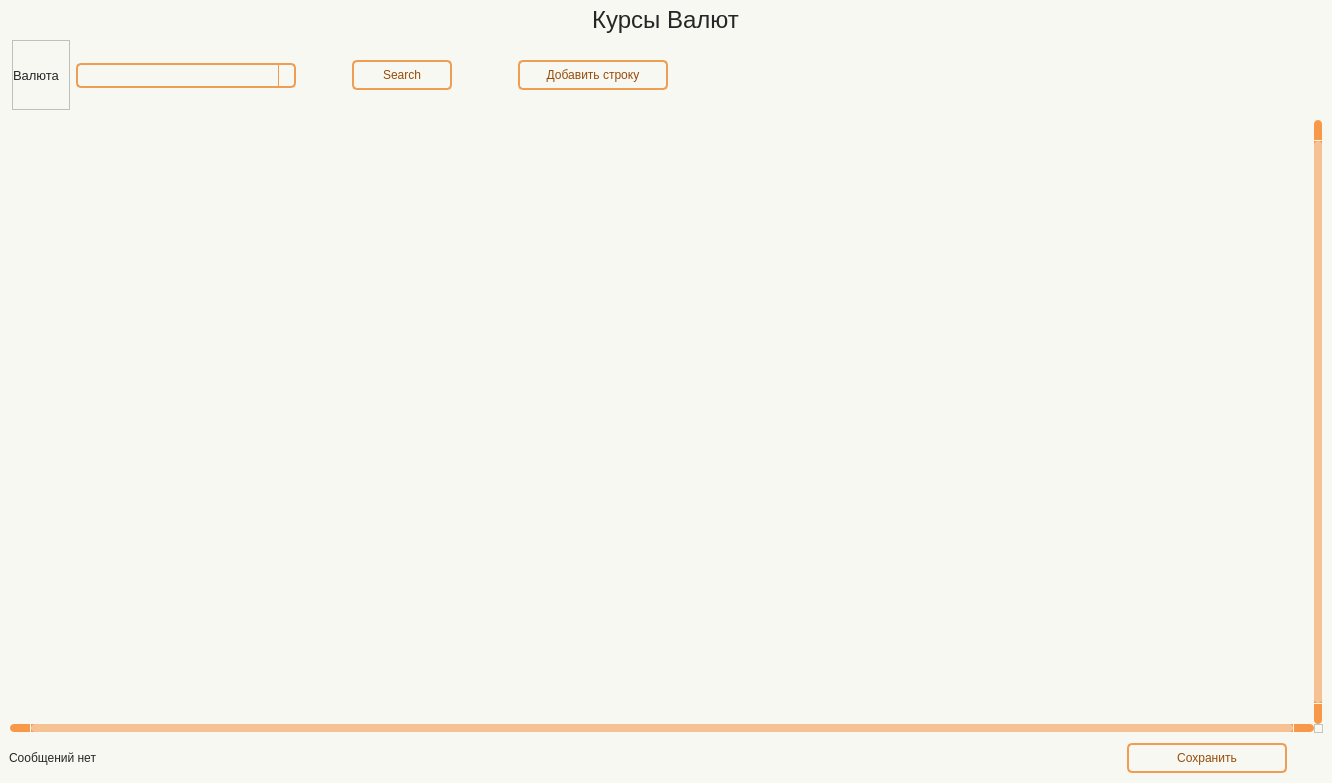
<?xml version="1.0" encoding="UTF-8"?>
<ui version="4.0">
 <class>Form</class>
 <widget class="QWidget" name="Form">
  <property name="geometry">
   <rect>
    <x>0</x>
    <y>0</y>
    <width>1332</width>
    <height>783</height>
   </rect>
  </property>
  <property name="minimumSize">
   <size>
    <width>930</width>
    <height>650</height>
   </size>
  </property>
  <property name="windowTitle">
   <string>Form</string>
  </property>
  <property name="styleSheet">
   <string notr="true">Form.QWidget{border: 2px solid #f28223;}

QWidget{
	background-color: #f8f8f2;
}

#Title_label.QLabel {
color: #262626;
font: 18pt &quot;Tahoma&quot;;
}

QLabel {
color: #262626;
font: 10pt &quot;Tahoma&quot;;
}

QPushButton {
	border: 2px solid #f09d54;
	border-radius: 5px;
	background-color: #f8f8f2;
	color: #964b09;
	font: 10pt &quot;Tahoma&quot;;
}

QPushButton:hover {
	background-color: #f28223;
	color: #ffffff;
}

QPushButton:pressed {
	background-color: #f28223;
	border: 2px solid #f28223;
	color: #ffffff;
}


QTableWidget {	
	background-color: #f8f8f2;
	padding: 10px;
	border-radius: 5px;
	gridline-color: #f8994a;
    outline: none;
	color: #262626;
}
QTableWidget::item{
	border-color: #f8994a;
	padding-left: 5px;
	padding-right: 5px;
	gridline-color: #f8994a;
	color: #262626;
	padding: 1px;
    font: 7pt &quot;Tahoma&quot;; 
}
QTableWidget::item:selected{
	background-color: #f28223;
    color: #ffffff;
}
QTableWidget::item:editable {
	background-color: #fff5cc;
	border: #ffffff;
}
QTableWidget::item:focus {
	background-color: #f28223;
	border: 2px solid #ffffff;
}
QHeaderView::section{
	background-color: #f8f8f2;
	border: none;
	border-style: none;
}
QTableWidget::horizontalHeader {	
	background-color: #f8994a;
	font: 10pt &quot;Tahoma&quot;;
}
QHeaderView::section:horizontal {
    border: 1px solid #f8994a;
	background-color: #ffd4af;
	padding: 3px;
	border-top-left-radius: 7px;
    border-top-right-radius: 7px;
    color: #262626;
}
QHeaderView::section:vertical {
    border: 1px solid #f8994a;
	color: #262626;
}

QLineEdit {
	background-color: #f8f8f2;
	border-radius: 5px;
	border: 2px solid #f09d54;
	padding-left: 10px;
	selection-color: rgb(255, 255, 255);
	selection-background-color: #f28223;
    color: #262626;
}
QLineEdit:hover {
	border: 2px solid #f28223;
}
QLineEdit:focus {
	border: 2px solid #f28223;
}

/* Стили для множественного выбора */
QListWidget {
    background-color: #f8f8f2;
    border: 2px solid #f09d54;
    border-radius: 5px;
    color: #262626;
    font: 10pt &quot;Tahoma&quot;;
}

QListWidget::item {
    padding: 5px;
    border-bottom: 1px solid #f8994a;
}

QListWidget::item:selected {
    background-color: #f28223;
    color: #ffffff;
}

QListWidget::item:hover {
    background-color: #ffd4af;
}

/* Улучшенная видимость чекбоксов */
QCheckBox::indicator {
    width: 16px;
    height: 16px;
}

QCheckBox::indicator:unchecked {
    border: 2px solid #f09d54;
    background-color: #f8f8f2;
    border-radius: 3px;
}

QCheckBox::indicator:checked {
    border: 2px solid #f28223;
    background-color: #f28223;
    border-radius: 3px;
    image: url(:/icon/icon/check.svg);
}

QCheckBox::indicator:hover {
    border: 2px solid #f28223;
}

QComboBox {
	background-color: #f8f8f2;
	border-radius: 5px;
	border: 2px solid #f09d54;
	padding-left: 10px;
	selection-color: #f28223;
	selection-background-color: #f28223;
    color: #262626;
	font: 9pt &quot;Tahoma&quot;;
}
QComboBox:hover {
	border: 2px solid #f28223;
	
}
QComboBox:focus {
	border: 2px solid #f28223;
}

QComboBox QAbstractItemView::item {
	color: #262626;
}
QComboBox QAbstractItemView::item::selected {
	background-color: #f09d54;
	color: #ffffff;
}

QComboBox::down-arrow {
	
	image: url(:/icon/icon/chevron-down — копия — копия.svg);
}
QComboBox::drop-down {
    subcontrol-origin: padding;
    subcontrol-position: top right;
    width: 15px;
    border-left-width: 1px;
    border-left-color: #f8994a;
    border-left-style: solid; /* just a single line */
    border-top-right-radius: 3px; /* same radius as the QComboBox */
    border-bottom-right-radius: 3px;
	color: #262626;
}

QScrollBar:horizontal {
    border: none;
    background: #f8994a;
    height: 8px;
    margin: 0px 21px 0 21px;
	border-radius: 0px;
}
QScrollBar::handle:horizontal {
    background: #f6c294;
    min-width: 20px;
	border-radius: 4px
}
QScrollBar::add-line:horizontal {
    border: none;
    background: #f8994a;
    width: 20px;
	border-top-right-radius: 4px;
    border-bottom-right-radius: 4px;
    subcontrol-position: right;
    subcontrol-origin: margin;
}
QScrollBar::sub-line:horizontal {
    border: none;
    background: #f8994a;
    width: 20px;
	border-top-left-radius: 4px;
    border-bottom-left-radius: 4px;
    subcontrol-position: left;
    subcontrol-origin: margin;
}
QScrollBar::up-arrow:horizontal, QScrollBar::down-arrow:horizontal
{
     background: none;
}
QScrollBar::add-page:horizontal, QScrollBar::sub-page:horizontal
{
     background: none;
}
 QScrollBar:vertical {
	border: none;
    background-color: #f8994a;
    width: 8px;
    margin: 21px 0 21px 0;
	border-radius: 0px;
 }
 QScrollBar::handle:vertical {	
	background: #f6c294;
    min-height: 25px;
	border-radius: 4px
 }
 QScrollBar::add-line:vertical {
     border: none;
    background: #f8994a;
     height: 20px;
	border-bottom-left-radius: 4px;
    border-bottom-right-radius: 4px;
     subcontrol-position: bottom;
     subcontrol-origin: margin;
 }
 QScrollBar::sub-line:vertical {
	border: none;
    background: #f8994a;
     height: 20px;
	border-top-left-radius: 4px;
    border-top-right-radius: 4px;
     subcontrol-position: top;
     subcontrol-origin: margin;
 }
 QScrollBar::up-arrow:vertical, QScrollBar::down-arrow:vertical {
     background: none;
 }

 QScrollBar::add-page:vertical, QScrollBar::sub-page:vertical {
     background: none;
 }

QDateEdit {
    background-color: #f8f8f2;
    border-radius: 5px;
    border: 2px solid #f09d54;
    padding-left: 10px; /* Add left padding */
    padding-right: 10px; /* Add right padding to accommodate the dropdown arrow */
    color: #262626;
    font: 10pt &quot;Tahoma&quot;;
    min-width: 80px; /* Minimum width to prevent text clipping */
}

QDateEdit:hover {
    border: 2px solid #f28223;
}

QDateEdit:focus {
    border: 2px solid #f28223;
}

QDateEdit::drop-down {
    subcontrol-origin: padding;
    subcontrol-position: top right;
    width: 25px; /* Keep the dropdown arrow width */
    border-left-width: 1px;
    border-left-color: #f8994a;
    border-left-style: solid;
    border-top-right-radius: 3px;
    border-bottom-right-radius: 3px;
    background-color: #f8f8f2;
}

QDateEdit::down-arrow {
	image: url(:/icon/icon/chevron-down — копия — копия.svg);
    width: 16px;
    height: 16px;
}

/* Calendar Styling */
QCalendarWidget {
    background-color: #f8f8f2;
    border: 2px solid #f28223;
    color: #262626;
}

QCalendarWidget QWidget {
    color: #262626;
}

QCalendarWidget QAbstractItemView {
    background-color: #f8f8f2;
    selection-background-color: #f28223;
    selection-color: #ffffff;
}

QCalendarWidget QToolButton {
    background-color: #ffd4af;
    color: #262626;
    font: 10pt &quot;Tahoma&quot;;
    border-radius: 3px;
    padding: 5px;
}

QCalendarWidget QToolButton:hover {
    background-color: #f28223;
    color: #ffffff;
}

QCalendarWidget QMenu {
    background-color: #f8f8f2;
    border: 1px solid #f28223;
}

QCalendarWidget QSpinBox {
    background-color: #f8f8f2;
    color: #262626;
    border: 1px solid #f09d54;
}

QCalendarWidget QSpinBox::up-button {
    subcontrol-origin: border;
    subcontrol-position: top right;
    width: 15px;
    border-left-width: 1px;
    border-left-color: #f8994a;
    border-left-style: solid;
}

QCalendarWidget QSpinBox::down-button {
    subcontrol-origin: border;
    subcontrol-position: bottom right;
    width: 15px;
    border-left-width: 1px;
    border-left-color: #f8994a;
    border-left-style: solid;
}

QCalendarWidget QSpinBox::up-arrow {
	image: url(:/icon/icon/chevron-up — копия — копия.svg);
    width: 10px;
    height: 10px;
}

QCalendarWidget QSpinBox::down-arrow {
	image: url(:/icon/icon/chevron-down — копия — копия.svg);
    width: 10px;
    height: 10px;
}

QTabWidget::pane {
    border: none;
    background: #f8f8f2;
}

QTabBar::tab {
    background-color: #ffd4af;   /* как шапка таблицы */
    color: #262626;
    padding: 6px 12px;
    min-height: 24px;
    border: 1px solid #f8994a;
    border-bottom: none;
    margin-right: 2px;
}

QTabBar::tab:selected {
    background-color: #f28223;
    color: #ffffff;
}

QTabBar::tab:!selected {
    background-color: #ffd4af;
    color: #262626;
}

QTabBar::tab:hover:!selected {
    background-color: #f6c294;
    color: #262626;
}
</string>
  </property>
  <layout class="QHBoxLayout" name="horizontalLayout">
   <property name="leftMargin">
    <number>0</number>
   </property>
   <property name="topMargin">
    <number>0</number>
   </property>
   <property name="rightMargin">
    <number>0</number>
   </property>
   <property name="bottomMargin">
    <number>0</number>
   </property>
   <item>
    <widget class="QWidget" name="widget" native="true">
     <layout class="QVBoxLayout" name="verticalLayout">
      <property name="spacing">
       <number>0</number>
      </property>
      <property name="leftMargin">
       <number>0</number>
      </property>
      <property name="topMargin">
       <number>0</number>
      </property>
      <property name="rightMargin">
       <number>0</number>
      </property>
      <property name="bottomMargin">
       <number>9</number>
      </property>
      <item alignment="Qt::AlignmentFlag::AlignHCenter">
       <widget class="QLabel" name="Title_label">
        <property name="minimumSize">
         <size>
          <width>0</width>
          <height>40</height>
         </size>
        </property>
        <property name="maximumSize">
         <size>
          <width>16777215</width>
          <height>40</height>
         </size>
        </property>
        <property name="font">
         <font>
          <family>Tahoma</family>
          <pointsize>18</pointsize>
          <italic>false</italic>
          <bold>false</bold>
         </font>
        </property>
        <property name="layoutDirection">
         <enum>Qt::LayoutDirection::LeftToRight</enum>
        </property>
        <property name="text">
         <string>Курсы Валют</string>
        </property>
        <property name="alignment">
         <set>Qt::AlignmentFlag::AlignCenter</set>
        </property>
       </widget>
      </item>
      <item>
       <widget class="QFrame" name="frame_Search">
        <property name="minimumSize">
         <size>
          <width>0</width>
          <height>70</height>
         </size>
        </property>
        <property name="maximumSize">
         <size>
          <width>16777215</width>
          <height>150</height>
         </size>
        </property>
        <layout class="QHBoxLayout" name="horizontalLayout_2">
         <property name="leftMargin">
          <number>12</number>
         </property>
         <property name="topMargin">
          <number>0</number>
         </property>
         <property name="rightMargin">
          <number>0</number>
         </property>
         <property name="bottomMargin">
          <number>0</number>
         </property>
         <item>
          <widget class="QFrame" name="frame">
           <property name="frameShape">
            <enum>QFrame::Shape::StyledPanel</enum>
           </property>
           <property name="frameShadow">
            <enum>QFrame::Shadow::Raised</enum>
           </property>
           <layout class="QVBoxLayout" name="verticalLayout_2">
            <property name="leftMargin">
             <number>0</number>
            </property>
            <property name="topMargin">
             <number>3</number>
            </property>
            <property name="rightMargin">
             <number>9</number>
            </property>
            <property name="bottomMargin">
             <number>3</number>
            </property>
            <item>
             <widget class="QLabel" name="label_5">
              <property name="font">
               <font>
                <family>Tahoma</family>
                <pointsize>10</pointsize>
                <italic>false</italic>
                <bold>false</bold>
               </font>
              </property>
              <property name="text">
               <string>Валюта</string>
              </property>
             </widget>
            </item>
           </layout>
          </widget>
         </item>
         <item>
          <widget class="QFrame" name="frame_2">
           <property name="minimumSize">
            <size>
             <width>220</width>
             <height>0</height>
            </size>
           </property>
           <property name="maximumSize">
            <size>
             <width>300</width>
             <height>16777215</height>
            </size>
           </property>
           <layout class="QVBoxLayout" name="verticalLayout_3">
            <property name="spacing">
             <number>6</number>
            </property>
            <property name="leftMargin">
             <number>0</number>
            </property>
            <property name="topMargin">
             <number>3</number>
            </property>
            <property name="rightMargin">
             <number>0</number>
            </property>
            <property name="bottomMargin">
             <number>3</number>
            </property>
            <item>
             <widget class="QComboBox" name="line_Currency">
              <property name="minimumSize">
               <size>
                <width>0</width>
                <height>25</height>
               </size>
              </property>
              <property name="maximumSize">
               <size>
                <width>16777215</width>
                <height>22</height>
               </size>
              </property>
              <property name="currentText">
               <string/>
              </property>
              <property name="currentIndex">
               <number>-1</number>
              </property>
             </widget>
            </item>
           </layout>
          </widget>
         </item>
         <item>
          <spacer name="horizontalSpacer">
           <property name="orientation">
            <enum>Qt::Orientation::Horizontal</enum>
           </property>
           <property name="sizeType">
            <enum>QSizePolicy::Policy::Fixed</enum>
           </property>
           <property name="sizeHint" stdset="0">
            <size>
             <width>50</width>
             <height>20</height>
            </size>
           </property>
          </spacer>
         </item>
         <item>
          <widget class="QFrame" name="frame_3">
           <property name="minimumSize">
            <size>
             <width>110</width>
             <height>0</height>
            </size>
           </property>
           <property name="maximumSize">
            <size>
             <width>93</width>
             <height>16777215</height>
            </size>
           </property>
           <layout class="QVBoxLayout" name="verticalLayout_4" stretch="0">
            <property name="spacing">
             <number>0</number>
            </property>
            <property name="leftMargin">
             <number>0</number>
            </property>
            <property name="topMargin">
             <number>0</number>
            </property>
            <property name="rightMargin">
             <number>0</number>
            </property>
            <property name="bottomMargin">
             <number>0</number>
            </property>
            <item>
             <widget class="QPushButton" name="btn_Search">
              <property name="minimumSize">
               <size>
                <width>100</width>
                <height>30</height>
               </size>
              </property>
              <property name="maximumSize">
               <size>
                <width>92</width>
                <height>16777215</height>
               </size>
              </property>
              <property name="text">
               <string>Search</string>
              </property>
              <property name="icon">
               <iconset resource="../resource.qrc">
                <normaloff>:/icon/icon/search — копия — копия.svg</normaloff>:/icon/icon/search — копия — копия.svg</iconset>
              </property>
             </widget>
            </item>
           </layout>
          </widget>
         </item>
         <item>
          <spacer name="horizontalSpacer_2">
           <property name="orientation">
            <enum>Qt::Orientation::Horizontal</enum>
           </property>
           <property name="sizeType">
            <enum>QSizePolicy::Policy::Fixed</enum>
           </property>
           <property name="sizeHint" stdset="0">
            <size>
             <width>50</width>
             <height>20</height>
            </size>
           </property>
          </spacer>
         </item>
         <item>
          <widget class="QPushButton" name="btn_AddLine">
           <property name="minimumSize">
            <size>
             <width>150</width>
             <height>30</height>
            </size>
           </property>
           <property name="text">
            <string>Добавить строку</string>
           </property>
           <property name="icon">
            <iconset resource="../resource.qrc">
             <normaloff>:/icon/icon/plus-circle — копия — копия.svg</normaloff>:/icon/icon/plus-circle — копия — копия.svg</iconset>
           </property>
          </widget>
         </item>
         <item>
          <spacer name="horizontalSpacer_3">
           <property name="orientation">
            <enum>Qt::Orientation::Horizontal</enum>
           </property>
           <property name="sizeHint" stdset="0">
            <size>
             <width>361</width>
             <height>20</height>
            </size>
           </property>
          </spacer>
         </item>
        </layout>
       </widget>
      </item>
      <item>
       <widget class="QTableWidget" name="table">
        <property name="verticalScrollBarPolicy">
         <enum>Qt::ScrollBarPolicy::ScrollBarAlwaysOn</enum>
        </property>
        <property name="horizontalScrollBarPolicy">
         <enum>Qt::ScrollBarPolicy::ScrollBarAlwaysOn</enum>
        </property>
        <property name="sizeAdjustPolicy">
         <enum>QAbstractScrollArea::SizeAdjustPolicy::AdjustToContents</enum>
        </property>
        <property name="autoScrollMargin">
         <number>10</number>
        </property>
        <property name="selectionMode">
         <enum>QAbstractItemView::SelectionMode::SingleSelection</enum>
        </property>
        <property name="textElideMode">
         <enum>Qt::TextElideMode::ElideMiddle</enum>
        </property>
        <property name="sortingEnabled">
         <bool>true</bool>
        </property>
        <property name="wordWrap">
         <bool>false</bool>
        </property>
        <property name="rowCount">
         <number>0</number>
        </property>
        <property name="columnCount">
         <number>0</number>
        </property>
        <attribute name="horizontalHeaderCascadingSectionResizes">
         <bool>true</bool>
        </attribute>
        <attribute name="horizontalHeaderMinimumSectionSize">
         <number>55</number>
        </attribute>
        <attribute name="horizontalHeaderDefaultSectionSize">
         <number>100</number>
        </attribute>
        <attribute name="horizontalHeaderShowSortIndicator" stdset="0">
         <bool>true</bool>
        </attribute>
        <attribute name="horizontalHeaderStretchLastSection">
         <bool>true</bool>
        </attribute>
        <attribute name="verticalHeaderVisible">
         <bool>false</bool>
        </attribute>
        <attribute name="verticalHeaderCascadingSectionResizes">
         <bool>true</bool>
        </attribute>
        <attribute name="verticalHeaderMinimumSectionSize">
         <number>24</number>
        </attribute>
        <attribute name="verticalHeaderDefaultSectionSize">
         <number>25</number>
        </attribute>
        <attribute name="verticalHeaderHighlightSections">
         <bool>false</bool>
        </attribute>
       </widget>
      </item>
      <item>
       <widget class="QFrame" name="frame_Update">
        <property name="minimumSize">
         <size>
          <width>0</width>
          <height>0</height>
         </size>
        </property>
        <property name="maximumSize">
         <size>
          <width>16777215</width>
          <height>50</height>
         </size>
        </property>
        <layout class="QHBoxLayout" name="horizontalLayout_4">
         <property name="spacing">
          <number>0</number>
         </property>
         <property name="leftMargin">
          <number>0</number>
         </property>
         <property name="topMargin">
          <number>0</number>
         </property>
         <property name="rightMargin">
          <number>0</number>
         </property>
         <property name="bottomMargin">
          <number>0</number>
         </property>
         <item>
          <widget class="QFrame" name="frame_4">
           <property name="minimumSize">
            <size>
             <width>0</width>
             <height>0</height>
            </size>
           </property>
           <layout class="QVBoxLayout" name="verticalLayout_5">
            <item>
             <widget class="QLabel" name="label_msg">
              <property name="text">
               <string>Сообщений нет</string>
              </property>
             </widget>
            </item>
           </layout>
          </widget>
         </item>
         <item>
          <widget class="QFrame" name="frame_5">
           <property name="minimumSize">
            <size>
             <width>120</width>
             <height>0</height>
            </size>
           </property>
           <property name="maximumSize">
            <size>
             <width>250</width>
             <height>16777215</height>
            </size>
           </property>
           <layout class="QHBoxLayout" name="horizontalLayout_3">
            <property name="spacing">
             <number>0</number>
            </property>
            <property name="leftMargin">
             <number>0</number>
            </property>
            <property name="topMargin">
             <number>0</number>
            </property>
            <property name="rightMargin">
             <number>0</number>
            </property>
            <property name="bottomMargin">
             <number>0</number>
            </property>
            <item>
             <widget class="QPushButton" name="btn_Save">
              <property name="minimumSize">
               <size>
                <width>160</width>
                <height>30</height>
               </size>
              </property>
              <property name="maximumSize">
               <size>
                <width>160</width>
                <height>16777215</height>
               </size>
              </property>
              <property name="text">
               <string>Сохранить</string>
              </property>
              <property name="icon">
               <iconset resource="../resource.qrc">
                <normaloff>:/icon/icon/save — копия — копия.svg</normaloff>:/icon/icon/save — копия — копия.svg</iconset>
              </property>
             </widget>
            </item>
           </layout>
          </widget>
         </item>
        </layout>
       </widget>
      </item>
     </layout>
    </widget>
   </item>
  </layout>
 </widget>
 <resources>
  <include location="../resource.qrc"/>
 </resources>
 <connections/>
</ui>
